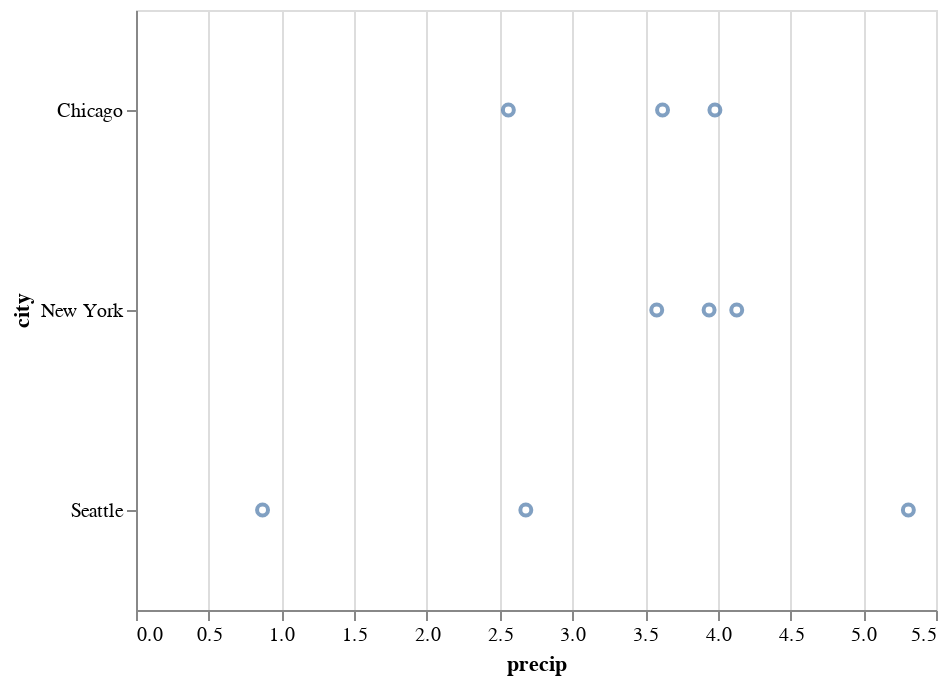

The notebook cell saved with this chart:
### Markdown cell above
_Seattle exhibits both the least-rainiest and most-rainiest months!_

The data type of the `'precip'` field is again automatically inferred by Altair, and this time is treated as a *quantitative* type (that is, a real-valued number). We see that grid lines and appropriate axis titles are automatically added as well.

Above we have specified key-value pairs using keyword arguments (`x='precip'`). In addition, Altair provides construction methods for encoding definitions, using the syntax `alt.X('precip')`. This alternative is useful for providing more parameters to an encoding, as we will see later in this notebook.

### Code cell
alt.Chart(df).mark_point().encode(
    alt.X('precip'),
    alt.Y('city')
)

### Figure 1 — Vega-Lite specification as saved in the notebook (floating-point values rounded to 4 significant figures)
{"$schema": "https://vega.github.io/schema/vega-lite/v2.6.0.json", "config": {"view": {"height": 300, "width": 400}}, "data": {"name": "data-fdfbb22e8e0e89f6556d8a3b434b0c97"}, "datasets": {"data-fdfbb22e8e0e89f6556d8a3b434b0c97": [{"city": "Seattle", "month": "Apr", "precip": 2.68}, {"city": "Seattle", "month": "Aug", "precip": 0.87}, {"city": "Seattle", "month": "Dec", "precip": 5.31}, {"city": "New York", "month": "Apr", "precip": 3.94}, {"city": "New York", "month": "Aug", "precip": 4.13}, {"city": "New York", "month": "Dec", "precip": 3.58}, {"city": "Chicago", "month": "Apr", "precip": 3.62}, {"city": "Chicago", "month": "Aug", "precip": 3.98}, {"city": "Chicago", "month": "Dec", "precip": 2.56}]}, "encoding": {"x": {"field": "precip", "type": "quantitative"}, "y": {"field": "city", "type": "nominal"}}, "mark": "point"}
